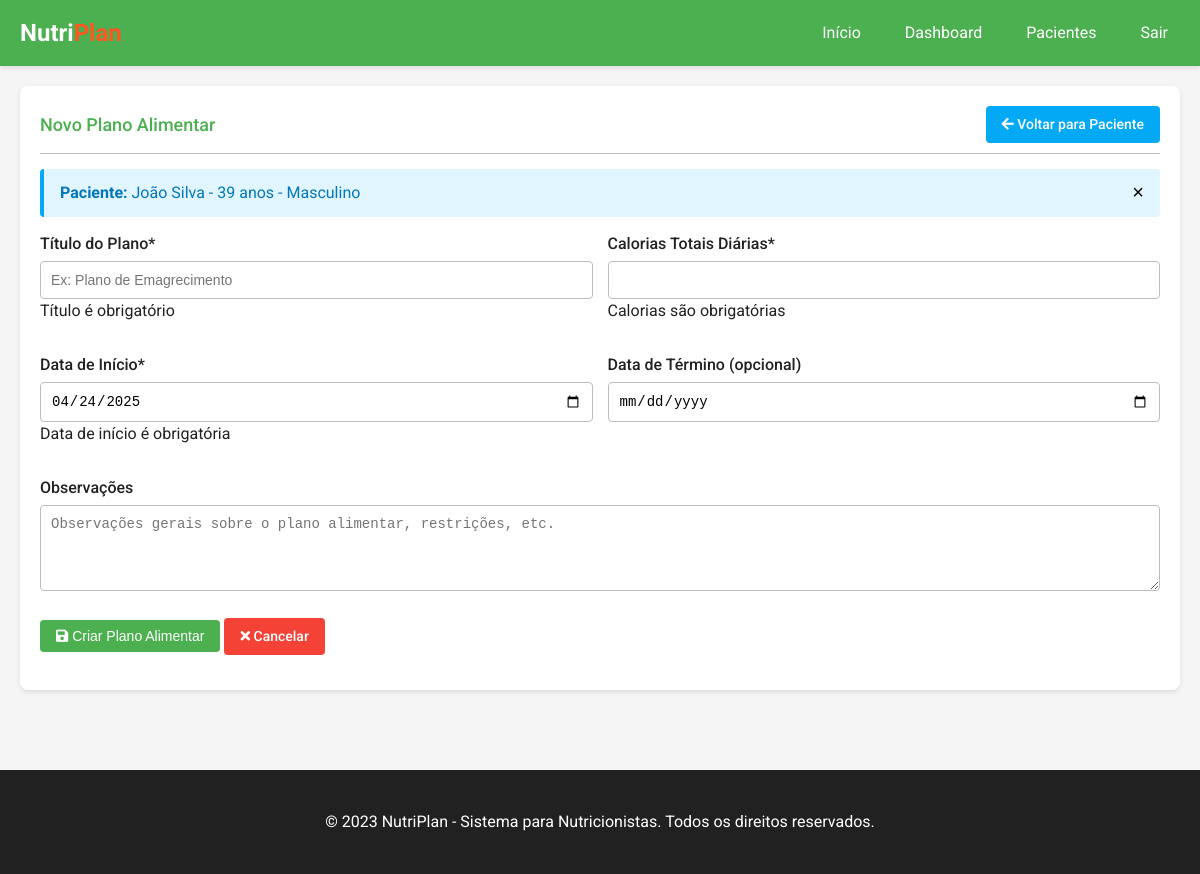
Page /meal/patient/1/meal-plan/add (signed in) on the earlier database version.
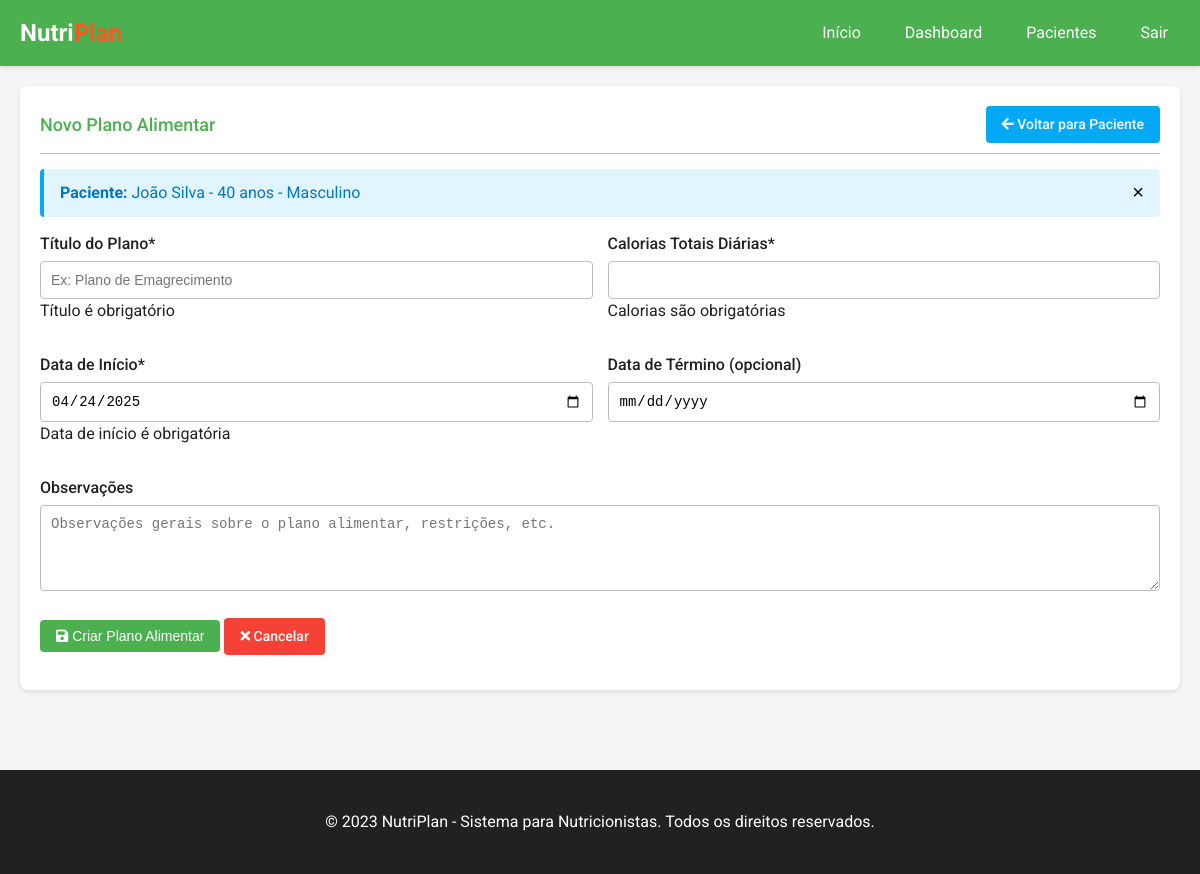
Same page on the later database version.
### models.py (models this page shows, shortened)
class Patient(db.Model):
    id = db.Column(db.Integer, primary_key=True)
    name = db.Column(db.String(100), nullable=False)
    email = db.Column(db.String(120), unique=True, nullable=True)
    phone = db.Column(db.String(20), nullable=True)
    birthday = db.Column(db.Date, nullable=True)
    gender = db.Column(db.String(10), nullable=True)
    created_at = db.Column(db.DateTime, default=datetime.utcnow)
    user_id = db.Column(db.Integer, db.ForeignKey('user.id'), nullable=False)
    measurements = db.relationship('Measurement', backref='patient', lazy=True, cascade="all, delete-orphan")
    meal_plans = db.relationship('MealPlan', backref='patient', lazy=True, cascade="all, delete-orphan")
    consultations = db.relationship('Consultation', backref='patient', lazy=True, cascade="all, delete-orphan")
    @property
    def age(self):
        if self.birthday:
            today = datetime.now().date()
            return today.year - self.birthday.year - ((today.month, today.day) < (self.birthday.month, self.birthday.day))
        return None

### routes.py (the view, shortened to what this page needs)
@meal_bp.route('/patient/<int:patient_id>/meal-plan/add', methods=['GET', 'POST'])
@login_required
def add_meal_plan(patient_id):
    patient = Patient.query.get_or_404(patient_id)
    if patient.user_id != session.get('user_id'):
        flash('Você não tem permissão para criar planos para este paciente.', 'danger')
        return redirect(url_for('patient.patients_list'))
    last_measurement = Measurement.query.filter_by(patient_id=patient_id).order_by(desc(Measurement.date)).first()
    return render_template('meal_plan.html',
                          patient=patient,
                          meal_plan=None,
                          last_measurement=last_measurement,
                          is_new=True)

### utils.py (called while the page is built)
def login_required(f):
    @wraps(f)
    def decorated_function(*args, **kwargs):
        if 'user_id' not in session:
            flash('Por favor, faça login para acessar esta página.', 'warning')
            return redirect(url_for('auth.login'))
        return f(*args, **kwargs)
    return decorated_function

### templates/meal_plan.html (shortened to what the changed rows need)
<!DOCTYPE html>
<html lang="pt-br">
<head>
    <link rel="stylesheet" href="https://cdnjs.cloudflare.com/ajax/libs/font-awesome/5.15.4/css/all.min.css">
    <link rel="stylesheet" href="{{ url_for('static', filename='css/style.css') }}">
</head>
<body>
    <div class="container">
        <div class="card">
            {% if is_new %}
            <div class="card-header">
                <h2 class="card-title">Novo Plano Alimentar</h2>
                <a href="{{ url_for('patient.patient_detail', patient_id=patient.id) }}" class="btn btn-info">
                    <i class="fas fa-arrow-left"></i> Voltar para Paciente
                </a>
            </div>
            <div class="card-content">
                <div class="alert alert-info">
                    <strong>Paciente:</strong> {{ patient.name }}
                    {% if patient.age %} - {{ patient.age }} anos{% endif %}
                    {% if patient.gender %} - {{ patient.gender }}{% endif %}
                </div>
                <form method="POST" action="{{ url_for('meal.add_meal_plan', patient_id=patient.id) }}" class="needs-validation" id="mealPlanForm" onsubmit="return submitMealPlan(event)">
                    <div class="form-row">
                        <div class="form-group">
                            <label for="title" class="form-label">Título do Plano*</label>
                            <input type="text" id="title" name="title" class="form-control" required placeholder="Ex: Plano de Emagrecimento">
                            <div class="invalid-feedback">Título é obrigatório</div>
                        </div>
                        <div class="form-group">
                            <label for="total_calories" class="form-label">Calorias Totais Diárias*</label>
                            <input type="number" id="total_calories" name="total_calories" class="form-control" min="1000" step="50" required>
                            <div class="invalid-feedback">Calorias são obrigatórias</div>
                        </div>
                    </div>
                    <div class="form-row">
                        <div class="form-group">
                            <label for="start_date" class="form-label">Data de Início*</label>
                            <input type="date" id="start_date" name="start_date" class="form-control" required>
                            <div class="invalid-feedback">Data de início é obrigatória</div>
                        </div>
                        <div class="form-group">
                            <label for="end_date" class="form-label">Data de Término (opcional)</label>
                            <input type="date" id="end_date" name="end_date" class="form-control">
                        </div>
                    </div>
                    <div class="form-group">
                        <label for="notes" class="form-label">Observações</label>
                        <textarea id="notes" name="notes" class="form-control" rows="4" placeholder="Observações gerais sobre o plano alimentar, restrições, etc."></textarea>
                    </div>
                    <div class="form-group mt-4">
                        <button type="submit" class="btn" id="submitPlanBtn">
                            <i class="fas fa-save"></i> Criar Plano Alimentar
                        </button>
                        <a href="{{ url_for('patient.patient_detail', patient_id=patient.id) }}" class="btn btn-danger">
                            <i class="fas fa-times"></i> Cancelar
                        </a>
                    </div>
                </form>
            </div>
            {% endif %}
        </div>
    </div>
</body>
</html>

Differences in the rows shown:
changed Patient "João Silva": age "39" → "40"
